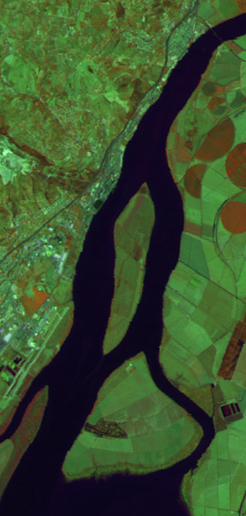
#> input picture PI_proj2/PI_proj2/lsat01.tif, 246 x 516 px
$ python 57541_2.py   (older library calls are emulated)
#> lines starting #> are read from the running program, lines starting #| are printed output that depends on the picture; after the words box and inside, x2 and y2 are one past the last pixel; in counts of white or black regions, pixels touching at a corner belong together
# -*- coding: utf-8 -*-
"""
Created on Fri Dec 24 15:40:10 2021

@author: Sílvia Mourão
FC57541
"""
#%%
# =============================================================================
# # PDI - Projeto 2
# =============================================================================

#Importacao de modulos
from skimage.morphology import rectangle, erosion, dilation, watershed, \
    binary_erosion, binary_dilation, binary_opening, binary_closing, \
        skeletonize
from imageio import imread
from scipy import ndimage
import matplotlib.pyplot as plt
import numpy as np
from copy import deepcopy


#Definicao de funcoes que irao ser utilizadas
def reconstrucao_dual(mask,marker):
    a=1
    ee=rectangle(3,3)
    while a!=0:
        E=erosion(marker,ee)
        R=np.maximum(mask.astype(float),E.astype(float))
        a=np.count_nonzero(marker!=R)
        marker=deepcopy(R)
    return R

def reconstrucao_bin (mask,marker):
    se= rectangle(3,3)
    ant=np.zeros(mask.shape)
    R=np.copy(marker)
    while np.array_equal(R,ant) == False:
        ant = R
        R=np.logical_and(binary_dilation(R,se),mask)
    return R


plt.close('all')

#%%
# =============================================================================
# # Exercício 1.1
# =============================================================================

LSat0 = imread('lsat01.tif')
#> LSat0 is the input picture: shape (516, 246, 3); mean R, G, B 58.5, 81.4, 45

# Separação da imagem Lsat01 nas três bandas R G B
LSat0_R=LSat0[:,:,0]
LSat0_G=LSat0[:,:,1]
LSat0_B=LSat0[:,:,2]
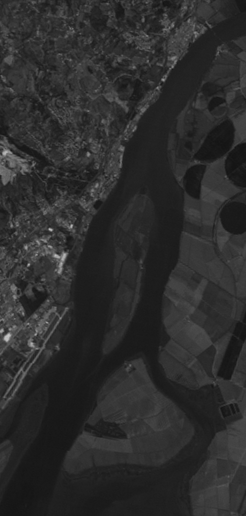
#> LSat0_B: shape (516, 246); min 19, max 198, mean 45

# Imagem de cinzentos a partir da média das três bandas
LSat=(LSat0_R/3 + LSat0_G + LSat0_B/3).astype(int)


# Ver o histograma da imagem resultante
g1,r1 = np.histogram(LSat, bins=256, range=(0,256))
#> g1 = 256 values, max 4257 at index 19, min 0 at index 0, mean 493.9; r1 = 257 values from 0 to 256


# Por análise do histograma vemos que a zona de maior intensidade se encontra
# antes do valor de cinzento 29
lim=29

#Threshold da imagem
LSat_bin=np.zeros(LSat.shape)
LSat_bin[LSat>lim] = 0
LSat_bin[LSat<lim] = 1

# A imagem resultante tem ainda alguns pixels que não pertencem ao rio. Para
# eliminar estes pixels fazemos uma operação de abertura e depois de fecho

# Com um retângulo (4,4) conseguimos o melhor resultado nos dois pontos mais
# difíceis (ponte no canto sup direito da imagem e curva no canto inf direito)

ee=rectangle(4,4)
LSat_f1=binary_opening(LSat_bin,ee)
LSat_f=binary_closing(LSat_f1,ee)


# =============================================================================
# # Exercício 1.2
# =============================================================================


# Medição da distância aos pixels do rio
d= ndimage.distance_transform_edt(LSat_f==1)

# Reconstrução dual da distância
d1=d+1
rd_d= reconstrucao_dual(d,d1)

# Mínimo regional
min_reg = rd_d - d

# Watershed para cálculo da linha média do rio
marker,n= ndimage.label(min_reg)
W = watershed(LSat_f, marker, mask = np.ones(LSat_f.shape))
Lint = W- erosion(W, ee)

# Imagem binária da linha do rio
Lint_bin=Lint.astype(bool)

# Skeletonize da linha do rio para menor espessura
sk=skeletonize(Lint_bin)

# A imagem sk é binaria com valor de 1 e 0
# Multiplicar a imagem sk para esta aparecer a branco sobre a imagem final
sk=sk*255

# Imagem final com a linha média sobreposta
LSat_med =LSat + sk

#%%
# =============================================================================
# # Exercício 2
# =============================================================================

# Solução com base nas bandas da imagem
# Separação da imagem Ik02 nas três bandas R G B
Ik0=imread("ik02.tif")
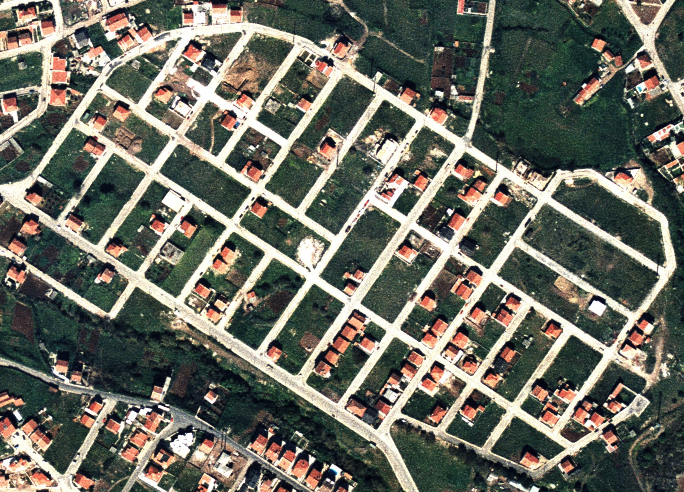
#> input picture PI_proj2/PI_proj2/ik02.tif, 684 x 492 px
#> Ik0 is the input picture: shape (492, 684, 3); mean R, G, B 106.6, 107.6, 97.1
img2_r=Ik0[:,:,0]
img2_g=Ik0[:,:,1]
img2_b=Ik0[:,:,2]

# Média das 3 bandas
Ik=np.uint(img2_r/3 + img2_g/3 + img2_b/3).astype(int)

# Aplicação de um filtro gaussiano para suavizar a imagem
Ik=ndimage.filters.gaussian_filter(Ik, 1)

# Ver o histograma da imagem resultante
g2,r2 = np.histogram(Ik, bins=256, range=(0,256))
#> g2 = 256 values, max 5376 at index 48, min 0 at index 0, mean 1314.6; r2 = 257 values from 0 to 256

# Threshold por histerese
# Escolha dos limites da imagem da média para isolar os pixels fortes dos que
# não pertencem às estradas
t2 = 230
t1 = 180
X = Ik <= t1
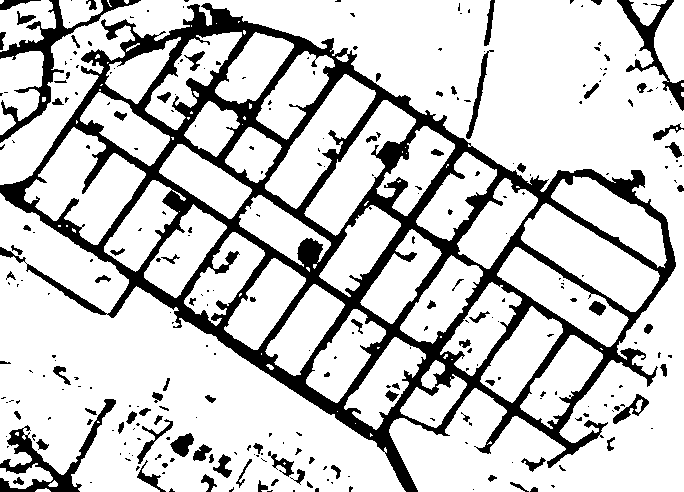
#> X: shape (492, 684) bool; 79.6% white; 292 black regions (199 under 20 px), largest, box (x1, y1, x2, y2) and area: (0, 3, 676, 492) 53897, (0, 0, 141, 143) 2702, (0, 399, 116, 492) 2245
Y = Ik >= t2
#> Y: shape (492, 684) bool; 8.6% white; 251 white regions (166 under 20 px), largest, box (x1, y1, x2, y2) and area: (102, 5, 495, 460) 13186, (345, 86, 656, 298) 4636, (471, 224, 617, 454) 2487

# Procura de pixéis fracos que pertencem ainda às estradas
M = np.logical_not(np.logical_or(X,Y))
#> M: shape (492, 684) bool; 11.7% white; 313 white regions (220 under 20 px), largest, box (x1, y1, x2, y2) and area: (0, 3, 676, 492) 27102, (0, 399, 116, 492) 1604, (0, 0, 141, 143) 1473
Z = reconstrucao_bin(M, np.logical_and(binary_dilation(Y, rectangle(3, 3)), M))
#> in reconstrucao_bin, `R=np.copy(marker)`: R: shape (492, 684) bool; 5.5% white in thin lines or dots
#> the loop in reconstrucao_bin, `while np.array_equal(R,ant) == False:` made 41 passes
TH3 = np.logical_or(Y, Z)

# Realização de uma operação de fecho com um elemento estruturante largo para
# fechar algumas estradas que tem partes mais escuras na imagem original
f=binary_closing(TH3,rectangle(15,15))
#> f: shape (492, 684) bool; 27.4% white; 16 white regions (1 under 20 px), largest, box (x1, y1, x2, y2) and area: (0, 0, 676, 492) 80465, (0, 399, 232, 492) 6894, (617, 0, 684, 158) 3156

# Por multiplicação da imagem pelo resultado do fecho nas três bandas podemos
# obter uma primeira imagem
estradas_final0 = np.copy(Ik0)
for i in range(Ik0.shape[2]):
    estradas_final0[:,:,i] = estradas_final0[:,:,i] * f

# Esta imagem contem ainda muitas zonas que não pertencem às estradas.
# Por um processo semelhante ao do exercício 1 podemos encontrar as bacias de
# watershed da imagem e usar as fronteiras das bacias como marcador para
# reconstruir a imagem que tinha resultado do primeiro passo de threshold

d2= ndimage.distance_transform_edt(f==1)
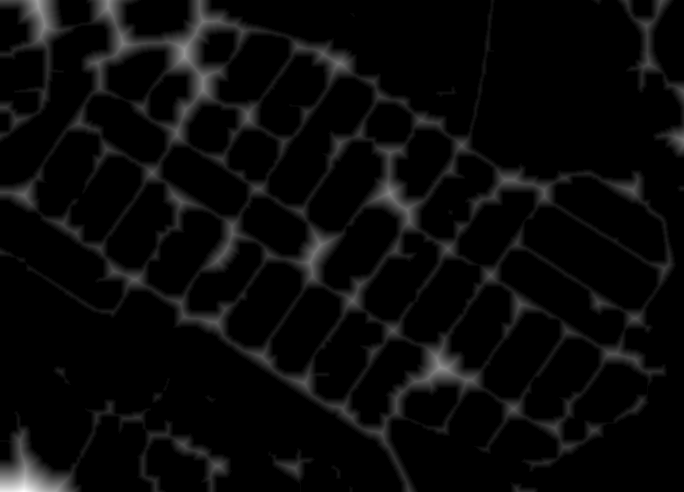
#> d2: shape (492, 684) float64; min 0, max 36.25, mean 1.3; drawn with min black and max white
d1_2=d2+1
rd_d2= reconstrucao_dual(d2,d1_2)
#> the loop in reconstrucao_dual (call 2), `while a!=0:` made 2 passes
#> a on passes 1 to 2: 92111, 0
min_reg2 = rd_d2 - d2
ee2=rectangle(3,3)
marker2,n2= ndimage.label(min_reg2)
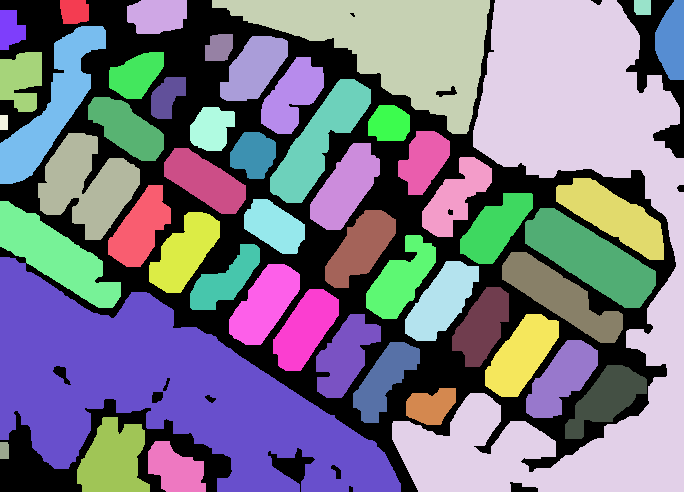
#> marker2: shape (492, 684) int32; 51 distinct labels, from 0 to 50; one colour per label, 0 black
#> n2 = 50
W2 = watershed(f, marker2, mask = np.ones(f.shape))
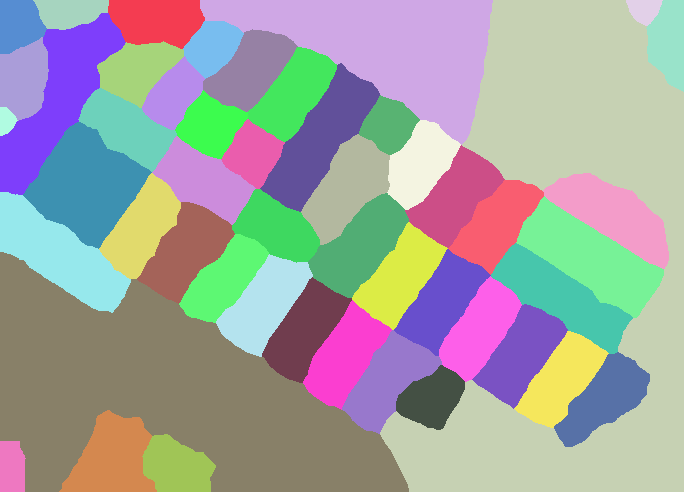
#> W2: shape (492, 684) int32; 50 distinct labels, from 1 to 50; one colour per label, 0 black
Iint = W2- erosion(W2, ee2)
#> Iint: shape (492, 684) int32; 28 distinct labels, from 0 to 43
Iint_bin=Iint.astype(bool) #Imagem binária das fronteiras
#> Iint_bin: shape (492, 684) bool; 2.8% white in thin lines or dots
a=reconstrucao_bin(TH3,Iint_bin)
#> the loop in reconstrucao_bin (call 2), `while np.array_equal(R,ant) == False:` made 47 passes

# Multiplicação da imagem do passo anterior pela imagem original para obtenção
# de um resultado final 24 bits
estradas_final = np.copy(Ik0)
for i in range(Ik0.shape[2]):
    estradas_final[:,:,i] = estradas_final[:,:,i] * a

# =============================================================================
# # Solução alternativa com base na diferença entre bandas da imagem
# =============================================================================

# Seguindo um método semelhante ao do exercício 3
dif_ik=img2_r.astype(float)-(img2_b.astype(float))

# Definimos os valores negativos da imagem como tendo um valor de 255
dif_ik[dif_ik<0]=255
Ik1=dif_ik
Ik1=ndimage.filters.gaussian_filter(Ik1, 1)

# Threshold por histerese
# Neste caso os pixels que pertencem às estradas têm valores próximos de 0
# pois têm um valor de cinzento semelhante nas duas bandas
# Processo semelhante ao da primeira solução
t2_2 = 50
t2_1 = 70
X2 = Ik1 >= t2_1
#> X2: shape (492, 684) bool; 65.9% white; 509 black regions (381 under 20 px), largest, box (x1, y1, x2, y2) and area: (0, 0, 677, 492) 87655, (0, 0, 147, 159) 4467, (0, 397, 120, 492) 2927
Y2 = Ik1 <= t2_2
#> Y2: shape (492, 684) bool; 27.1% white; 567 white regions (426 under 20 px), largest, box (x1, y1, x2, y2) and area: (0, 0, 676, 492) 69707, (0, 0, 136, 159) 3216, (608, 0, 684, 113) 2216

M2 = np.logical_not(np.logical_or(X2,Y2))
#> M2: shape (492, 684) bool; 7% white in thin lines or dots
Z2 = reconstrucao_bin(M2, np.logical_and(binary_dilation(Y2, rectangle(3, 3)), M2))
#> in reconstrucao_bin (call 3), `R=np.copy(marker)`: R: shape (492, 684) bool; 5.8% white in thin lines or dots
#> the loop in reconstrucao_bin (call 3), `while np.array_equal(R,ant) == False:` made 10 passes
#> pass 3, in reconstrucao_bin (call 3), `R=np.logical_and(binary_dilation(R,se),mask)`:
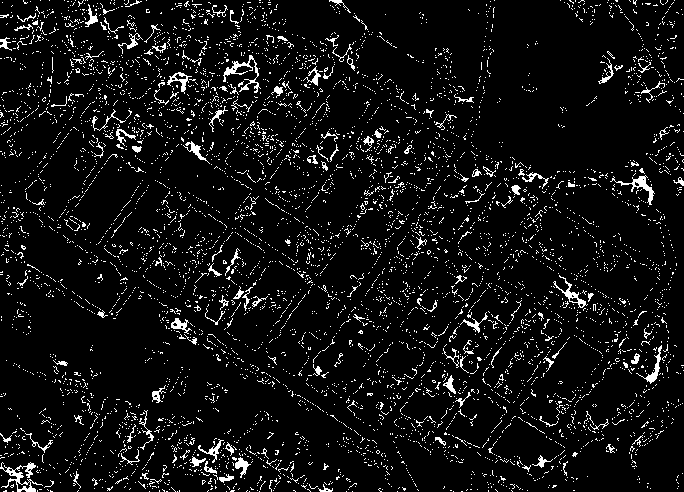
#> R: shape (492, 684) bool; 6.7% white in thin lines or dots
TH2 = np.logical_or(Y2, Z2)
fecho2 = binary_closing(TH2,rectangle(15,15))

d3= ndimage.distance_transform_edt(fecho2==1)
d1_3=d3+1
rd_d3= reconstrucao_dual(d3,d1_3)
min_reg3 = rd_d3 - d3
marker2,n= ndimage.label(min_reg3)
#> n = 77
W3 = watershed(fecho2, marker2, mask = np.ones(f.shape))
Iint2 = W3- erosion(W3, ee2)
Iint_bin2=Iint2.astype(bool)

a2=reconstrucao_bin(TH2,Iint_bin2)

# Multiplicar a imagem resultante pela imagem na banda do vermelho onde existe
# maior contraste entre as zonas que ainda são visíveis na imagem, mas que não
# fazem parte das estradas
Ik2=np.copy(Ik0[:,:,0])*a2

# Realização de um novo threshold por histerese
# Processo semelhante ao anterior
t2a = 230
t1a = 200
Xa = Ik2 <= t1a
Ya = Ik2 >= t2a

Ma = np.logical_not(np.logical_or(Xa,Ya))
Za = reconstrucao_bin(Ma, np.logical_and(binary_dilation(Ya, rectangle(3, 3)), Ma))
TH3a = np.logical_or(Ya, Za)
fechoa = binary_closing(TH3a,rectangle(15,15))

da= ndimage.distance_transform_edt(fechoa==1)
d1a=da+1
rd_da= reconstrucao_dual(da,d1a)
min_reg = rd_da - da
markera,n= ndimage.label(min_reg)
#> n = 61
Wa = watershed(fechoa, markera, mask = np.ones(f.shape))
Iinta = Wa- erosion(Wa, ee2)
Iint_bina=Iinta.astype(bool)

a1=reconstrucao_bin(TH3a,Iint_bina)

# Multiplicação da imagem do passo anterior pela imagem original para obtenção
# de um resultado final 24 bits
estradas_finala = np.copy(Ik0)
for i in range(Ik0.shape[2]):
    estradas_finala[:,:,i] = estradas_finala[:,:,i] * a1

#%%
# =============================================================================
# # Exercício 2
# =============================================================================

# Diferença de valores entre as bandas R e B de forma a fazer sobressair telhados
dif=img2_r.astype(float)-(img2_b.astype(float))

# Histograma
uu, r = np.histogram(dif, bins = 256, range=(0,256))
#> uu = 256 values, max 5588 at index 0, min 0 at index 168, mean 651.8; r = 257 values from 0 to 256

# Cálculo das retas para medição da distância ao histograma
b1=uu[0]
#> b1 = 5588
x1=np.where(uu==np.max(uu))[0][0]
#> x1 = 0
y1=uu[x1]
#> y1 = 5588

x2=255
y2=uu[x2]
#> y2 = 0

m1=((y2-y1)/(x2-x1))
#> m1 = -21.91
m2=-(1/m1)
#> m2 = 0.0456

# Determinamos a distância através da intersecção entre as duas retas
# y1=m1x+b1
# y2=m2x+b2
# Igualando as duas temos que
# y=m2*((b2-b1)/(m1-m2))+b2

b2=[]
x4=[]
y4=[]
dist=[]

for t in range (255):
    b2.append(uu[t]-m2*t)
    x4.append((b2[t]-b1)/(m1-m2))
    y4.append(m2*((b2[t]-b1)/(m1-m2))+b2[t])
    dist.append(np.sqrt((x4[t]-t)**2+(y4[t])-uu[t]))
#> after the loop, b2 = 255 values, max 5588 at index 0, min -11.59 at index 254, mean 648.6; dist = 255 values, max 172.5 at index 64, min 0 at index 0, mean 97.96; x4 = 255 values, max 255 at index 254, min 0 at index 0, mean 224.9; y4 = 255 values, max 5588 at index 0, min 0.0455 at index 254, mean 658.8

th=np.where(dist==np.max(dist))[0][0]
#> th = 64

# Estabelecer o valor de th como threshold para a imagem final
roof = dif > th

# Resultado não suavizado
telhado1 = np.copy(Ik0)
for i in range(Ik0.shape[2]):
    telhado1[:,:,i] = telhado1[:,:,i] * roof

# Resultado suavizado
telhado2= np.copy(Ik0)
for i in range(Ik0.shape[2]):
    telhado2[:,:,i] = telhado2[:,:,i] * roof
    telhado2[:,:,i] = erosion(telhado2[:,:,i], rectangle(3,3))
    telhado2[:,:,i] = dilation(telhado2[:,:,i], rectangle(3,3))

#%%

# =============================================================================
# #Plots
# =============================================================================

fig1=plt.figure()
fig1.suptitle('Exercício 1')
plt.subplot(141); plt.imshow(LSat, 'gray'); plt.title('Original Cinzento'); plt.axis('off')
plt.subplot(142); plt.imshow(LSat_bin, 'gray'); plt.title('Imagem Binária'); plt.axis('off')
plt.subplot(143); plt.imshow(LSat_f, 'gray'); plt.title('Abertura+Fecho'); plt.axis('off')
plt.subplot(144); plt.imshow(LSat_med, 'gray'); plt.title('Linha Média Rio'); plt.axis('off')

fig2=plt.figure()
fig2.suptitle('Exercício 2')
plt.subplot(141); plt.imshow(Ik, 'gray'); plt.title('Original Cinzento'); plt.axis('off')
plt.subplot(142); plt.imshow(estradas_final0, 'gray'); plt.title('Resultado Inicial'); plt.axis('off')
plt.subplot(143); plt.imshow(estradas_final,'gray'); plt.title('Resultado Final'); plt.axis('off')
plt.subplot(144); plt.imshow(estradas_finala, 'gray'); plt.title('Solução Alternativa'); plt.axis('off')

fig3=plt.figure()
fig3.suptitle('Exercício 3')
plt.subplot(131);plt.imshow(Ik0,'gray');plt.title('Original Cinzento'); plt.axis('off')
plt.subplot(132);plt.imshow(telhado1,'gray');plt.title('Telhados das casas'); plt.axis('off')
plt.subplot(133);plt.imshow(telhado2,'gray');plt.title('Telhados das casas - Suavizado'); plt.axis('off')
